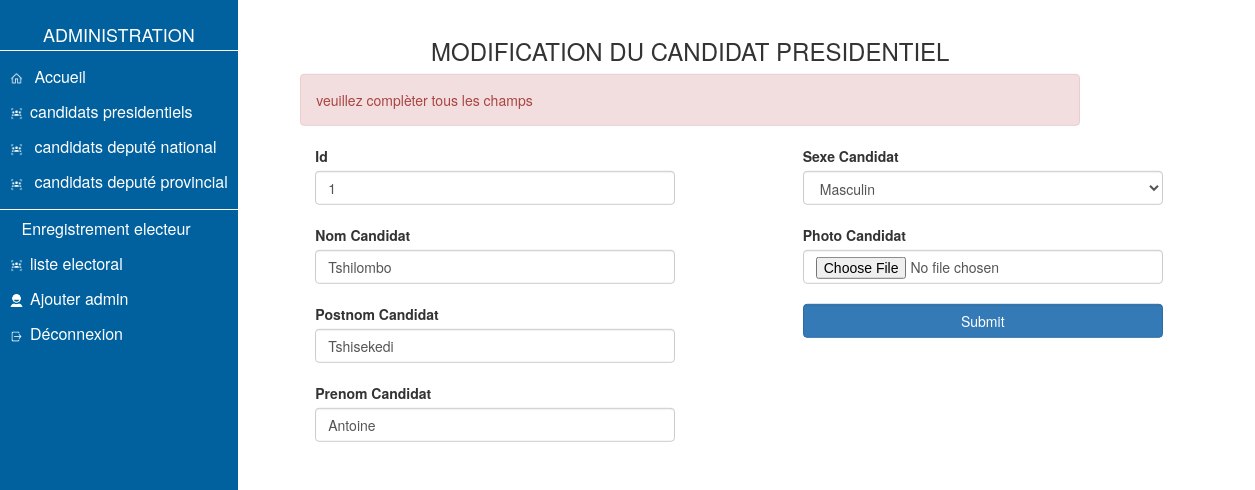
Screenshot of /admin/modifier.php?id=1 (signed in) with the database file from the repository.
### tables this page shows
CREATE TABLE `presidentielle` (
  `id` int(11) NOT NULL,
  `nom` varchar(255) NOT NULL,
  `postnom` varchar(255) NOT NULL,
  `prenom` varchar(255) NOT NULL,
  `sexe` varchar(1) NOT NULL,
  `voies` int(11) NOT NULL,
  `photo` text NOT NULL
);

### admin/modifier.php (the view, shortened to what this page needs)
<?php
if (isset($_SESSION['id'])){
require '../bdd_conn.php';
$id = $_GET['id'];
$selection_pre = $bdd->query("SELECT * FROM presidentielle WHERE id='$id'");
$aff = $selection_pre->fetch();
if((isset($_FILES['image'])) AND (!empty($_FILES['image'])) AND (!empty($_POST['nom']))
 AND (!empty($_POST['postnom'])  AND (!empty($_POST['prenom'])))  AND (!empty($_POST['sexe']))){
    $nom=$_POST['nom'];
    $postnom=$_POST['postnom'];
    $prenom=$_POST['prenom'];
    $sexe=$_POST['sexe'];
    $voies=0;
    $errors=null;
    $file_name = $_FILES['image']['name'];
    $file_size =$_FILES['image']['size'];
    $file_tmp =$_FILES['image']['tmp_name'];
    $file_type=$_FILES['image']['type'];
    if(empty($errors)==true){
       move_uploaded_file($file_tmp,"../images_presidents/".$file_name);
       $lien_photo=("./images_presidents/".$file_name);
       $savephoto = $bdd->query("UPDATE  presidentielle SET id=$id, nom ='$nom' ,postnom='$postnom',prenom='$prenom',sexe='$sexe',photo='$lien_photo' WHERE id=$id ");
       $ok= "Success";
    }else{
      $errors;
    }
 } else{
   $error="veuillez complèter tous les champs";
 }
?>
<!DOCTYPE html>
<html lang="en">
<head>
    <link rel="stylesheet" href="../style/menu_admin.css">
    <link rel="stylesheet" href="../bootstrap/css/bootstrap.css">
</head>
<body>
<section class="navigation">
   <div class="choix">
   <h3>ADMINISTRATION</h3>
                <a href="menu_admin.php"><img src="../img/home.png" alt=""> Accueil</a>
                <a href="candidat_president.php"><img src="../img/candidat.png" alt="">candidats presidentiels</a>
                <a href="candidat_national.php"><img src="../img/candidat.png" alt=""> candidats deputé national</a>
                <a href="candidat_provincial.php" class="line"><img src="../img/candidat.png" alt=""> candidats deputé provincial</a>
                <a href="enroler_electeur.php"><img src="../img/plus.png" alt=""> Enregistrement electeur</a>
                <a href="liste_electoral.php"><img src="../img/candidat.png" alt="">liste electoral</a>
                <a href="enregistrement.php"><img src="../img/admin.png" alt="">Ajouter admin</a>
                <?php echo'<a href="deconnexion.php"><img src="../img/deconnexion.png" alt="">Déconnexion</a>';?>
           </div>
   </section><br>
<div class="container">
         <form action="" method="POST" enctype="multipart/form-data">
         <marquee behavior="" direction="left"><center><h3>MODIFICATION DU CANDIDAT PRESIDENTIEL</h3></center></marquee>
                <div class="row">
                  <?php if (isset($error)) { ?>
                        <?= '<div class="col-md-8 col-md-offset-2 alert alert-danger">'
                        .$error.'</div>';
                        ?>
                  <?php } ?>
                  <?php echo'
                  <div class="col-md-4 col-md-offset-2">
                     <label for="id">Id</label><br>
                     <input type="text" name="id" id="id" placeholder="saisossez le id" class="form-control" value="'.$aff['id'].'"><br>
                     <label for="nom">Nom Candidat</label><br>
                     <input type="text" name="nom" id="nom" placeholder="saisissez le nom " class="form-control" value="'.$aff['nom'].'"><br>
                     <label for="postnom">Postnom Candidat</label><br>
                     <input type="text" name="postnom" id="postnom" placeholder="saisissez le nom " class="form-control" value="'.$aff['postnom'].'"><br>
                     <label for="prenom">Prenom Candidat</label><br>
                     <input type="text" name="prenom" id="prenom" placeholder="saisissez le nom " class="form-control" value="'.$aff['prenom'].'"><br>
                  </div>
                  <div class="col-md-4 col-md-offset-1">
                     <label for="sexe">Sexe Candidat</label><br>
                     <select name="sexe" id="sexe" class="form-control" value="'.$aff['sexe'].'">
                              <option value="M">Masculin</option>
                              <option value="F">Feminin</option>
                     </select><br>
                     <label for="image">Photo Candidat</label><br>
                     <input type="file" name="image" id="image" class="form-control" value="'.$aff['photo'].'"><br>
                     <input type="submit" name="envoie" class="form-control btn btn-primary"><br><br>
                  </div>
                  ';?>
               </div>
</body>
</html>
<?php }
else{
    header('location:deconnexion.php');
}
?>

### style/menu_admin.css (style rules this page uses)
body { padding: 0%; margin: 0%; }
.choix>a>img { width:20px; padding-right:7px ; }
.choix>a { color: white; }
.choix>h3 { color: white; font-size: large; padding: 5px; text-align: center; border-bottom:1px solid white; }
.navigation>.choix>a { margin-top: 1%; display: block; padding: 5px 10px; text-decoration: none; font-size: 16px; }
.navigation>.choix { background-color: #01619E; position: absolute; bottom: 0%; top: 0%; }
.navigation>.choix>.line { border-bottom:1px solid white; padding-bottom: 15px; }
.container { position: absolute; left: 55%; top: 30%; transform:translate(-50%,-50%); }

### rows the page displays
presidentielle: id "1", nom "Tshilombo", postnom "Tshisekedi", prenom "Antoine", sexe "Masculin"

### other values shown
$error "veuillez complèter tous les champs"
